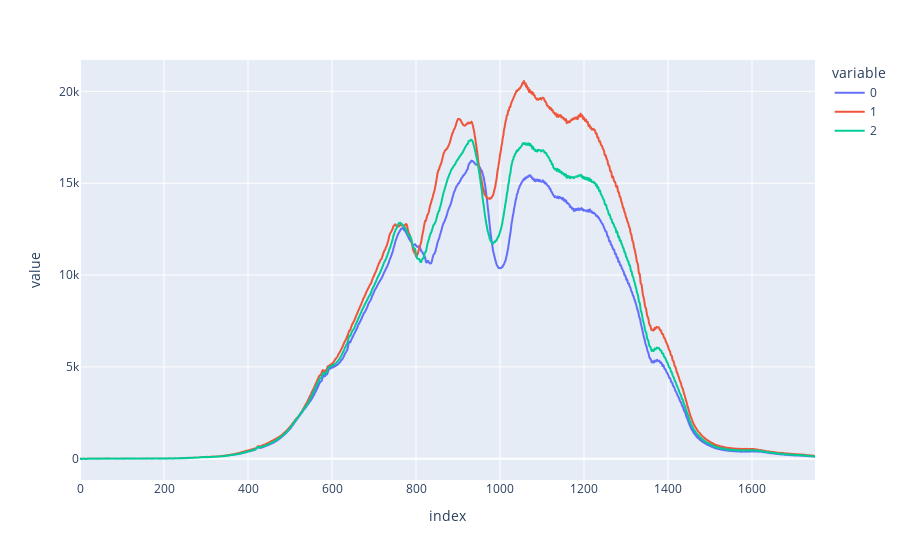
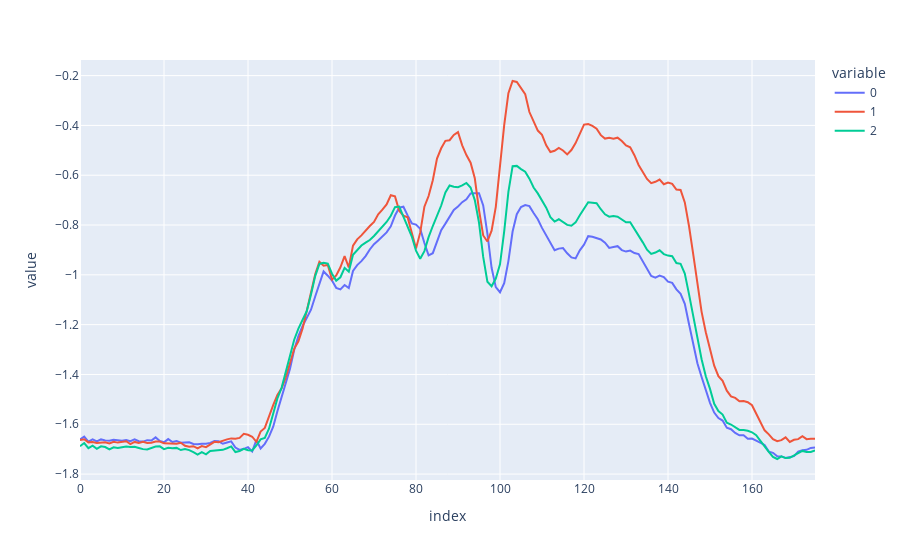

Notebook code cell kept with these figures, in order:
### Code cell
X_train, y_train, X_test, y_test = UCR_UEA_datasets().load_dataset("EthanolConcentration")
import plotly.express as px
print(X_train.shape)
idx = 200
fig = px.line(X_train[idx])
fig.show()
X_train, X_test = normalize_streams(X_train, X_test)
print(X_train.shape)
fig = px.line(X_train[idx])
fig.show()

### Figure 1 — Plotly figure (JSON) as saved in the notebook; plotly's stock layout.template omitted (floating-point values rounded to 4 significant figures; data arrays with more than 128 entries replaced by an {"elided": "..."} marker saying what was removed)
{"data": [{"hovertemplate": "variable=0<br>index=%{x}<br>value=%{y}<extra></extra>", "legendgroup": "0", "line": {"color": "#636efa", "dash": "solid"}, "marker": {"symbol": "circle"}, "mode": "lines", "name": "0", "showlegend": true, "type": "scattergl", "x": {"elided": "1751 int values"}, "xaxis": "x", "y": {"elided": "1751 float values"}, "yaxis": "y"}, {"hovertemplate": "variable=1<br>index=%{x}<br>value=%{y}<extra></extra>", "legendgroup": "1", "line": {"color": "#EF553B", "dash": "solid"}, "marker": {"symbol": "circle"}, "mode": "lines", "name": "1", "showlegend": true, "type": "scattergl", "x": {"elided": "1751 int values"}, "xaxis": "x", "y": {"elided": "1751 float values"}, "yaxis": "y"}, {"hovertemplate": "variable=2<br>index=%{x}<br>value=%{y}<extra></extra>", "legendgroup": "2", "line": {"color": "#00cc96", "dash": "solid"}, "marker": {"symbol": "circle"}, "mode": "lines", "name": "2", "showlegend": true, "type": "scattergl", "x": {"elided": "1751 int values"}, "xaxis": "x", "y": {"elided": "1751 float values"}, "yaxis": "y"}], "layout": {"legend": {"title": {"text": "variable"}, "tracegroupgap": 0}, "margin": {"t": 60}, "xaxis": {"anchor": "y", "domain": [0, 1], "title": {"text": "index"}}, "yaxis": {"anchor": "x", "domain": [0, 1], "title": {"text": "value"}}}}

### Figure 2 — Plotly figure (JSON) as saved in the notebook; plotly's stock layout.template omitted (floating-point values rounded to 4 significant figures; data arrays with more than 128 entries replaced by an {"elided": "..."} marker saying what was removed)
{"data": [{"hovertemplate": "variable=0<br>index=%{x}<br>value=%{y}<extra></extra>", "legendgroup": "0", "line": {"color": "#636efa", "dash": "solid"}, "marker": {"symbol": "circle"}, "mode": "lines", "name": "0", "orientation": "v", "showlegend": true, "type": "scatter", "x": {"elided": "176 int values"}, "xaxis": "x", "y": {"elided": "176 float values"}, "yaxis": "y"}, {"hovertemplate": "variable=1<br>index=%{x}<br>value=%{y}<extra></extra>", "legendgroup": "1", "line": {"color": "#EF553B", "dash": "solid"}, "marker": {"symbol": "circle"}, "mode": "lines", "name": "1", "orientation": "v", "showlegend": true, "type": "scatter", "x": {"elided": "176 int values"}, "xaxis": "x", "y": {"elided": "176 float values"}, "yaxis": "y"}, {"hovertemplate": "variable=2<br>index=%{x}<br>value=%{y}<extra></extra>", "legendgroup": "2", "line": {"color": "#00cc96", "dash": "solid"}, "marker": {"symbol": "circle"}, "mode": "lines", "name": "2", "orientation": "v", "showlegend": true, "type": "scatter", "x": {"elided": "176 int values"}, "xaxis": "x", "y": {"elided": "176 float values"}, "yaxis": "y"}], "layout": {"legend": {"title": {"text": "variable"}, "tracegroupgap": 0}, "margin": {"t": 60}, "xaxis": {"anchor": "y", "domain": [0, 1], "title": {"text": "index"}}, "yaxis": {"anchor": "x", "domain": [0, 1], "title": {"text": "value"}}}}
